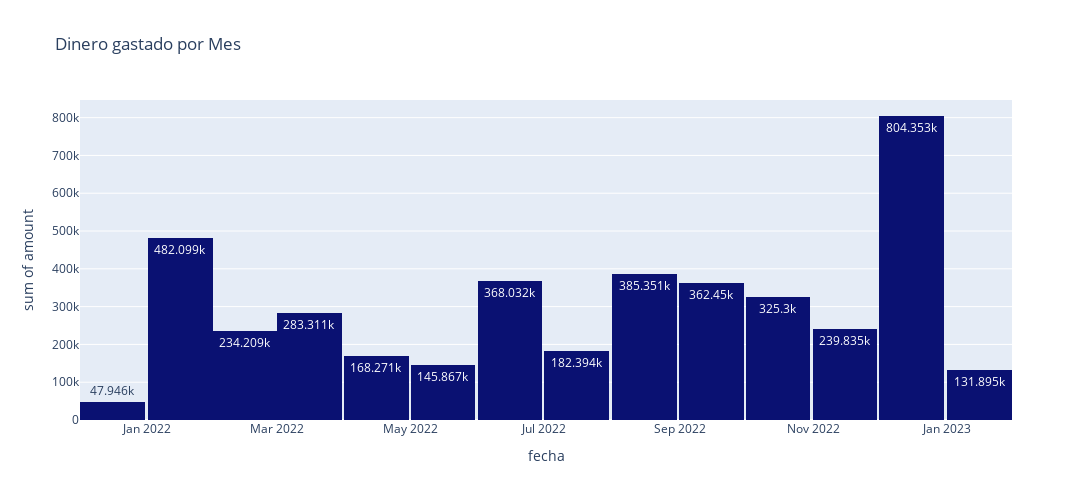

Write notebook code for a chart like this one.
### Code cell
px.histogram(compra_cliente, x='fecha', y='amount', text_auto=True,
             title='Dinero gastado por Mes',
             width=1100, height=500, color_discrete_sequence=['#0A1172'])

### Figure 1 — Plotly figure (JSON) as saved in the notebook; plotly's stock layout.template omitted (floating-point values rounded to 4 significant figures; data arrays with more than 128 entries replaced by an {"elided": "..."} marker saying what was removed)
{"data": [{"alignmentgroup": "True", "bingroup": "x", "histfunc": "sum", "hovertemplate": "fecha=%{x}<br>sum of amount=%{y}<extra></extra>", "legendgroup": "", "marker": {"color": "#0A1172", "pattern": {"shape": ""}}, "name": "", "offsetgroup": "", "orientation": "v", "showlegend": false, "texttemplate": "%{value}", "type": "histogram", "x": {"elided": "540 str values"}, "xaxis": "x", "y": {"elided": "540 int values"}, "yaxis": "y"}], "layout": {"barmode": "relative", "height": 500, "legend": {"tracegroupgap": 0}, "title": {"text": "Dinero gastado por Mes"}, "width": 1100, "xaxis": {"anchor": "y", "autorange": true, "domain": [0, 1], "range": ["2021-12-01 06:00", "2023-01-30 18:00"], "title": {"text": "fecha"}, "type": "date"}, "yaxis": {"anchor": "x", "autorange": true, "domain": [0, 1], "range": [0, 846700.0], "title": {"text": "sum of amount"}, "type": "linear"}}}
